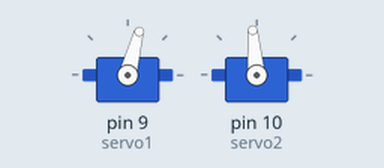
This sketch was run on a simulated Arduino Uno, built with avr-gcc and run on an emulated ATmega328P. On the bench: 2 × servo.

Above: at 0.05 s.
Timing chart, 0 to 3.0 s (numbered marks = the images above):
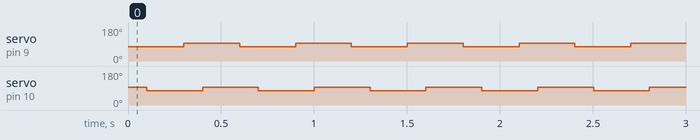

The sketch:

ms05.ino
```cpp
#include <Servo.h>

Servo servo1;
Servo servo2;

int offset1;
int offset2;

void setup() {
  servo1.attach(9);
  servo2.attach(10);
    offset1 = -5;
  offset2 = -5;
  servo1.write((90 + offset1));
  servo2.write((90 + offset2));

}

void loop() {
  servo1.write((80 + offset1));
  servo2.write((100 + offset2));
  delay(100);
  servo1.write((80 + offset1));
  servo2.write((80 + offset2));
  delay(200);
  servo1.write((100 + offset1));
  servo2.write((80 + offset2));
  delay(100);
  servo1.write((100 + offset1));
  servo2.write((100 + offset2));
  delay(200);

}
```

Measured:
- by itself, servo on pin 9 (servo1), servo on pin 10 (servo2): alternates 95° for 0.30 s and 75° for 0.30 s
